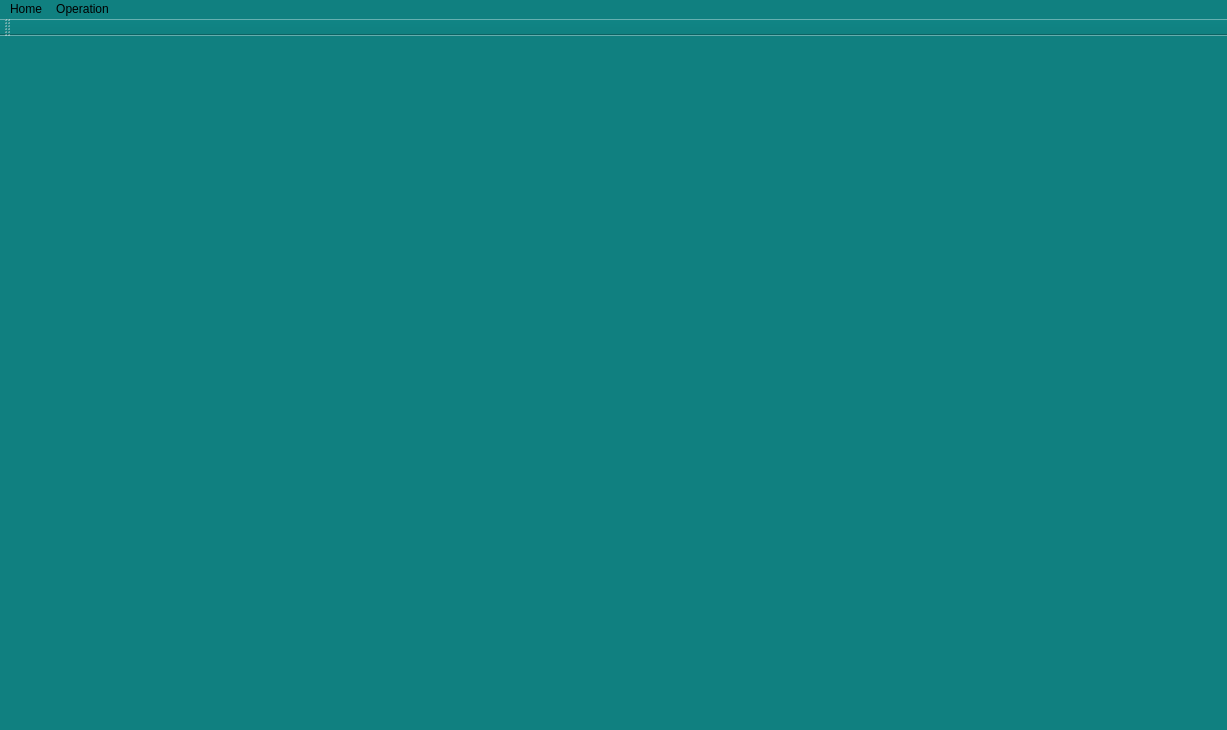
<?xml version="1.0" encoding="UTF-8"?>
<ui version="4.0">
 <class>MainWindow</class>
 <widget class="QMainWindow" name="MainWindow">
  <property name="geometry">
   <rect>
    <x>0</x>
    <y>0</y>
    <width>1227</width>
    <height>730</height>
   </rect>
  </property>
  <property name="windowTitle">
   <string>MainWindow</string>
  </property>
  <property name="styleSheet">
   <string notr="true">background:rgb(16, 128, 128)</string>
  </property>
  <widget class="QWidget" name="centralWidget">
   <layout class="QHBoxLayout" name="horizontalLayout">
    <property name="leftMargin">
     <number>0</number>
    </property>
    <property name="topMargin">
     <number>0</number>
    </property>
    <property name="rightMargin">
     <number>0</number>
    </property>
    <property name="bottomMargin">
     <number>0</number>
    </property>
    <item>
     <widget class="QStackedWidget" name="stackedWidget">
      <property name="currentIndex">
       <number>1</number>
      </property>
      <widget class="QWidget" name="home_page">
       <widget class="QLabel" name="label_2">
        <property name="geometry">
         <rect>
          <x>500</x>
          <y>270</y>
          <width>59</width>
          <height>16</height>
         </rect>
        </property>
        <property name="text">
         <string>Home</string>
        </property>
       </widget>
      </widget>
      <widget class="QWidget" name="operation_page">
       <layout class="QHBoxLayout" name="horizontalLayout_2">
        <property name="leftMargin">
         <number>0</number>
        </property>
        <property name="topMargin">
         <number>0</number>
        </property>
        <property name="rightMargin">
         <number>0</number>
        </property>
        <property name="bottomMargin">
         <number>0</number>
        </property>
        <item>
         <widget class="MainOperationWidget" name="operation_controller" native="true">
          <property name="styleSheet">
           <string notr="true">background:rgb(16, 128, 128)</string>
          </property>
         </widget>
        </item>
       </layout>
      </widget>
      <widget class="QWidget" name="setting_page">
       <widget class="QLabel" name="label">
        <property name="geometry">
         <rect>
          <x>270</x>
          <y>210</y>
          <width>59</width>
          <height>16</height>
         </rect>
        </property>
        <property name="text">
         <string>Settings</string>
        </property>
       </widget>
      </widget>
     </widget>
    </item>
   </layout>
  </widget>
  <widget class="QMenuBar" name="menuBar">
   <property name="geometry">
    <rect>
     <x>0</x>
     <y>0</y>
     <width>1227</width>
     <height>22</height>
    </rect>
   </property>
   <widget class="QMenu" name="menuHome">
    <property name="title">
     <string>Home</string>
    </property>
    <addaction name="actionExit"/>
   </widget>
   <widget class="QMenu" name="menuOperation">
    <property name="title">
     <string>Operation</string>
    </property>
    <addaction name="actionCapture"/>
   </widget>
   <addaction name="menuHome"/>
   <addaction name="menuOperation"/>
  </widget>
  <widget class="QToolBar" name="mainToolBar">
   <attribute name="toolBarArea">
    <enum>TopToolBarArea</enum>
   </attribute>
   <attribute name="toolBarBreak">
    <bool>false</bool>
   </attribute>
  </widget>
  <widget class="QStatusBar" name="statusBar"/>
  <action name="actionExit">
   <property name="text">
    <string>Exit</string>
   </property>
  </action>
  <action name="actionCapture">
   <property name="text">
    <string>Capture</string>
   </property>
   <property name="shortcut">
    <string>K</string>
   </property>
  </action>
 </widget>
 <layoutdefault spacing="6" margin="11"/>
 <customwidgets>
  <customwidget>
   <class>MainOperationWidget</class>
   <extends>QWidget</extends>
   <header location="global">mainoperationwidget.h</header>
   <container>1</container>
  </customwidget>
 </customwidgets>
 <resources/>
 <connections/>
</ui>
